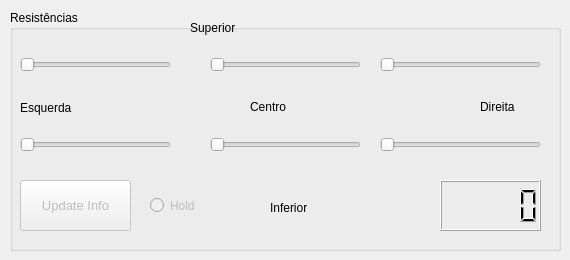
      <widget class="QWidget" name="tab_14">
       <attribute name="title">
        <string>Resistencias</string>
       </attribute>
       <widget class="QGroupBox" name="groupBox_5">
        <property name="geometry">
         <rect>
          <x>10</x>
          <y>10</y>
          <width>551</width>
          <height>241</height>
         </rect>
        </property>
        <property name="title">
         <string>Resistências</string>
        </property>
        <widget class="QSlider" name="horizontalSlider_r06">
         <property name="enabled">
          <bool>false</bool>
         </property>
         <property name="geometry">
          <rect>
           <x>370</x>
           <y>120</y>
           <width>161</width>
           <height>30</height>
          </rect>
         </property>
         <property name="maximum">
          <number>100</number>
         </property>
         <property name="singleStep">
          <number>1</number>
         </property>
         <property name="orientation">
          <enum>Qt::Horizontal</enum>
         </property>
         <property name="tickPosition">
          <enum>QSlider::NoTicks</enum>
         </property>
         <property name="tickInterval">
          <number>100</number>
         </property>
        </widget>
        <widget class="QSlider" name="horizontalSlider_r02">
         <property name="enabled">
          <bool>false</bool>
         </property>
         <property name="geometry">
          <rect>
           <x>10</x>
           <y>120</y>
           <width>151</width>
           <height>30</height>
          </rect>
         </property>
         <property name="maximum">
          <number>100</number>
         </property>
         <property name="singleStep">
          <number>1</number>
         </property>
         <property name="pageStep">
          <number>1</number>
         </property>
         <property name="orientation">
          <enum>Qt::Horizontal</enum>
         </property>
        </widget>
        <widget class="QSlider" name="horizontalSlider_r03">
         <property name="enabled">
          <bool>false</bool>
         </property>
         <property name="geometry">
          <rect>
           <x>200</x>
           <y>40</y>
           <width>151</width>
           <height>30</height>
          </rect>
         </property>
         <property name="maximum">
          <number>100</number>
         </property>
         <property name="singleStep">
          <number>1</number>
         </property>
         <property name="orientation">
          <enum>Qt::Horizontal</enum>
         </property>
        </widget>
        <widget class="QSlider" name="horizontalSlider_r01">
         <property name="enabled">
          <bool>false</bool>
         </property>
         <property name="geometry">
          <rect>
           <x>10</x>
           <y>40</y>
           <width>151</width>
           <height>30</height>
          </rect>
         </property>
         <property name="maximum">
          <number>100</number>
         </property>
         <property name="singleStep">
          <number>1</number>
         </property>
         <property name="pageStep">
          <number>1</number>
         </property>
         <property name="orientation">
          <enum>Qt::Horizontal</enum>
         </property>
        </widget>
        <widget class="QSlider" name="horizontalSlider_r04">
         <property name="enabled">
          <bool>false</bool>
         </property>
         <property name="geometry">
          <rect>
           <x>200</x>
           <y>120</y>
           <width>151</width>
           <height>30</height>
          </rect>
         </property>
         <property name="maximum">
          <number>100</number>
         </property>
         <property name="singleStep">
          <number>1</number>
         </property>
         <property name="pageStep">
          <number>1</number>
         </property>
         <property name="value">
          <number>0</number>
         </property>
         <property name="sliderPosition">
          <number>0</number>
         </property>
         <property name="orientation">
          <enum>Qt::Horizontal</enum>
         </property>
        </widget>
        <widget class="QSlider" name="horizontalSlider_r05">
         <property name="enabled">
          <bool>false</bool>
         </property>
         <property name="geometry">
          <rect>
           <x>370</x>
           <y>40</y>
           <width>161</width>
           <height>30</height>
          </rect>
         </property>
         <property name="maximum">
          <number>100</number>
         </property>
         <property name="singleStep">
          <number>1</number>
         </property>
         <property name="orientation">
          <enum>Qt::Horizontal</enum>
         </property>
        </widget>
        <widget class="QLabel" name="label_4">
         <property name="geometry">
          <rect>
           <x>180</x>
           <y>10</y>
           <width>71</width>
           <height>16</height>
          </rect>
         </property>
         <property name="text">
          <string>Superior</string>
         </property>
        </widget>
        <widget class="QLabel" name="label_5">
         <property name="geometry">
          <rect>
           <x>260</x>
           <y>190</y>
           <width>51</width>
           <height>16</height>
          </rect>
         </property>
         <property name="text">
          <string>Inferior</string>
         </property>
        </widget>
        <widget class="QLabel" name="label_6">
         <property name="geometry">
          <rect>
           <x>10</x>
           <y>90</y>
           <width>71</width>
           <height>16</height>
          </rect>
         </property>
         <property name="text">
          <string>Esquerda</string>
         </property>
        </widget>
        <widget class="QLabel" name="label_7">
         <property name="geometry">
          <rect>
           <x>240</x>
           <y>90</y>
           <width>56</width>
           <height>13</height>
          </rect>
         </property>
         <property name="text">
          <string>Centro</string>
         </property>
        </widget>
        <widget class="QLabel" name="label_8">
         <property name="geometry">
          <rect>
           <x>470</x>
           <y>90</y>
           <width>56</width>
           <height>13</height>
          </rect>
         </property>
         <property name="text">
          <string>Direita</string>
         </property>
        </widget>
        <widget class="QLCDNumber" name="lcdNumber_resistenciaControle">
         <property name="geometry">
          <rect>
           <x>430</x>
           <y>170</y>
           <width>101</width>
           <height>51</height>
          </rect>
         </property>
        </widget>
        <widget class="QRadioButton" name="radioButton_hold">
         <property name="enabled">
          <bool>false</bool>
         </property>
         <property name="geometry">
          <rect>
           <x>140</x>
           <y>180</y>
           <width>71</width>
           <height>31</height>
          </rect>
         </property>
         <property name="text">
          <string>Hold</string>
         </property>
        </widget>
        <widget class="QPushButton" name="pushButton_updateInfo">
         <property name="enabled">
          <bool>false</bool>
         </property>
         <property name="geometry">
          <rect>
           <x>10</x>
           <y>170</y>
           <width>111</width>
           <height>51</height>
          </rect>
         </property>
         <property name="font">
          <font>
           <pointsize>10</pointsize>
          </font>
         </property>
         <property name="text">
          <string>Update Info</string>
         </property>
        </widget>
       </widget>
      </widget>
